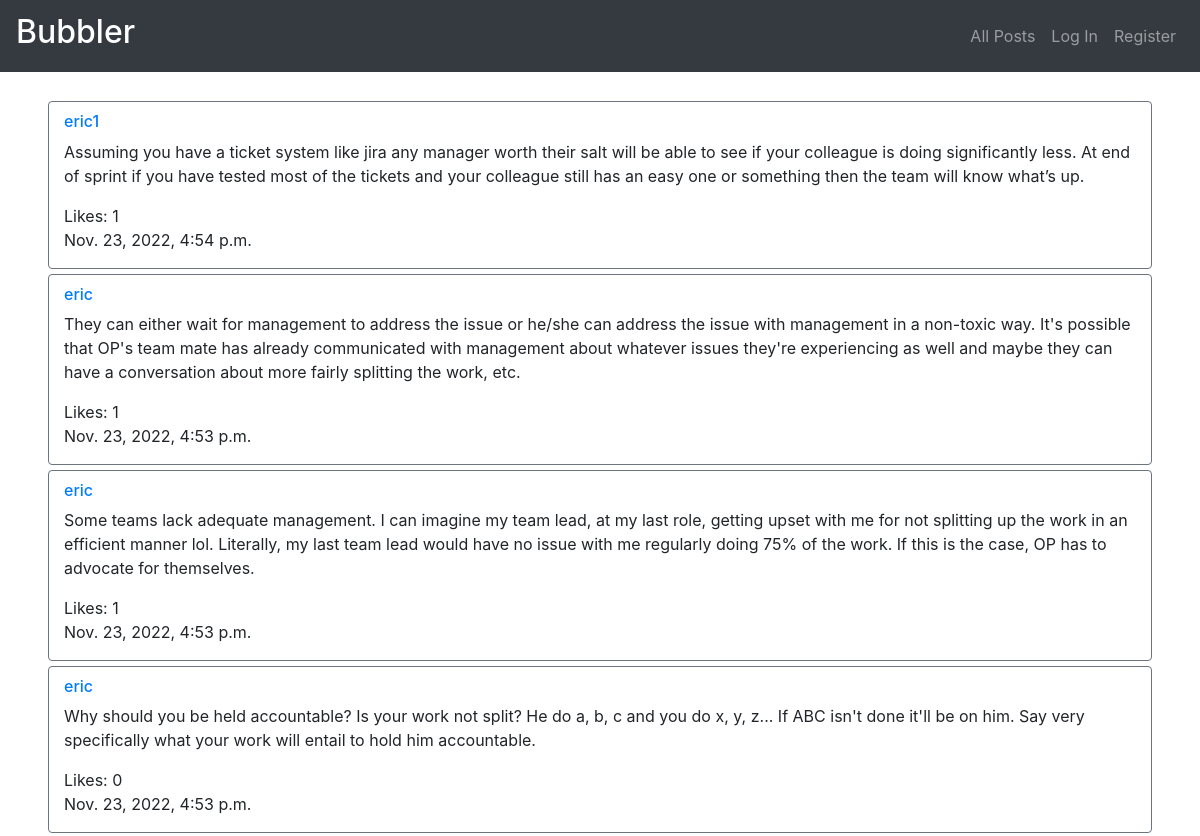
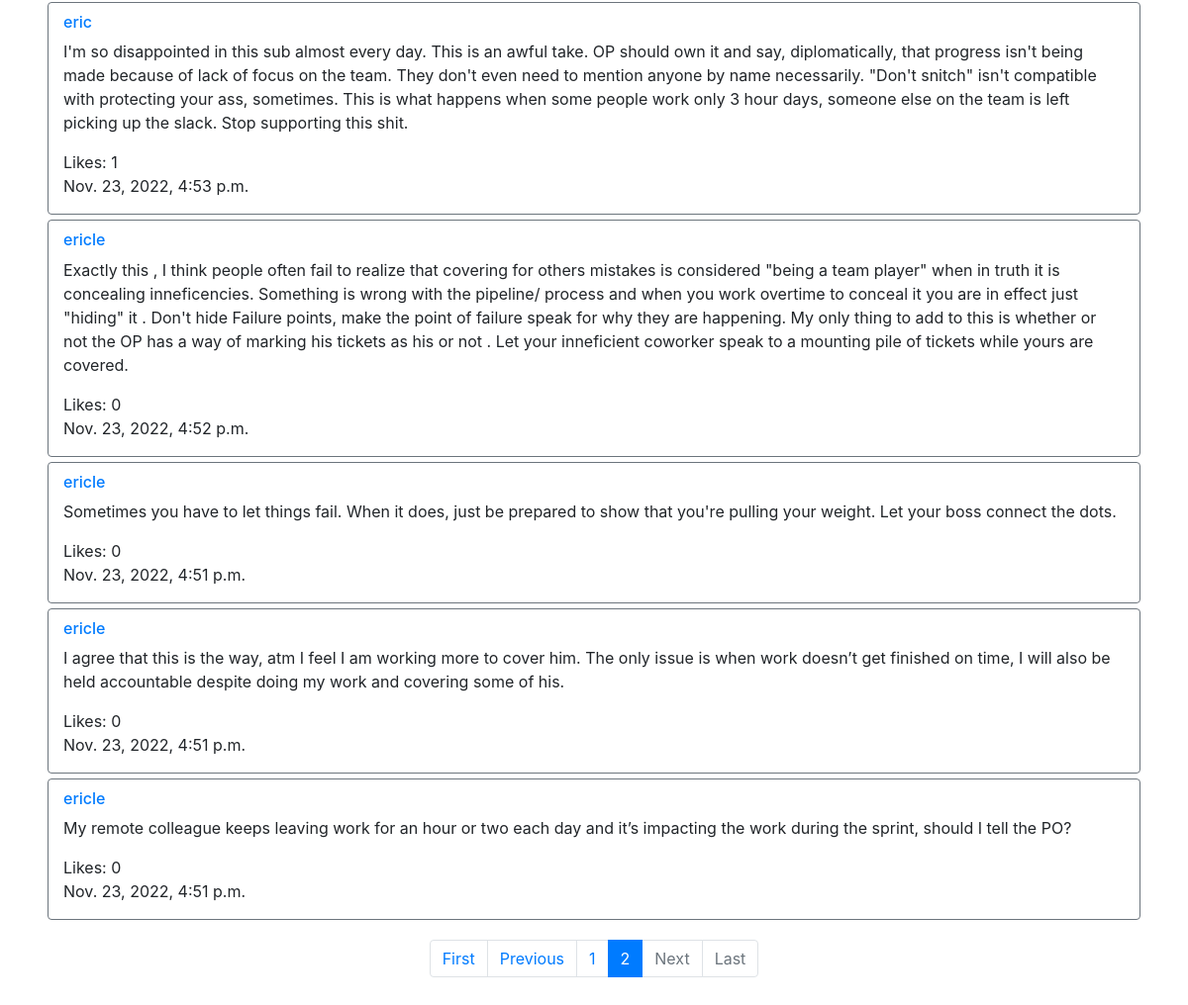
Screenshot of /?page=2 with the database file from the repository (2 pictures, top to bottom).
### network/models.py (models this page shows, shortened)
class Post(models.Model):
    poster = models.ForeignKey(User, on_delete=models.CASCADE, related_name='post')
    content = models.CharField(max_length=1300)
    likes = models.IntegerField()
    time = models.DateTimeField(auto_now_add=True)

class User(AbstractUser):
    time = models.DateTimeField(auto_now_add=True)

### network/views.py (the view)
# urls.py: path("", views.index, name="index"),
def index(request):
    if request.method == "POST":
        post = Post(
            poster = request.user,
            content = request.POST["content"],
            likes = 0
        )
        post.save()
        return HttpResponseRedirect(reverse("index"))
    else:
        posts = Post.objects.all().order_by("-time")
        if request.user.is_authenticated:
            liked = list(Like.objects.filter(liker=request.user).values_list('post', flat=True))
            liked_list = Post.objects.filter(pk__in=liked)
        else:
            liked_list = []
        paginator = Paginator(posts, 10)
        page_number = request.GET.get('page')
        page_obj = paginator.get_page(page_number)
        return render(request, "network/index.html", {
            "page_obj": page_obj,
            "liked_list": liked_list
        })

### network/templates/network/index.html (shortened to what this page needs)
{% extends "network/layout.html" %}
{% block body %}
    {% if user.is_authenticated %}
        <div class="container border border-primary rounded" style="margin-top:15px; margin-bottom: 10px; padding: 25px; max-width:97%;">
            <h6>New Post</h6>
            <form action="{% url 'index' %}" method="post">
                {% csrf_token %}
                <div class="form-group">
                    <textarea class="form-control" name="content" rows="3" required></textarea>
                </div>
                <div class="form-group">
                    <input class="btn btn-primary" type="submit" value="Post">
                </div>
            </form>
        </div>
    {% else %}
        <br>
    {% endif %}
    {% for post in page_obj %}
        <div class="container border border-secondary rounded" id="post{{ post.id }}" style="margin-top: 5px; padding-top: 10px; max-width: 92%;">
            <h6><a href="{% url 'profile' post.poster.id %}">{{ post.poster.username }}</a></h6>
            <p id="content{{ post.id }}">{{ post.content }}</p>
            {% if user.is_authenticated %}
                {% if post not in liked_list %}
                    <button class="btn btn-primary btn-sm" id="like_button{{ post.id }}" onclick="like('{{ post.id }}')">Like</button>
                {% else %}
                    <button class="btn btn-secondary btn-sm" id="like_button{{ post.id }}" onclick="like('{{ post.id }}')">Unlike</button>
                {% endif %}
            {% else %}
                <p style="display: inline;">Likes: </p>
            {% endif %}
            <p id="like_count{{ post.id }}" style="display: inline;">{{ post.likes }}</p>
            <p>{{ post.time }}</p>
        </div>
    {% endfor %}
    <div class="container" style="margin-top: 20px; margin-bottom: 20px; display: flex; justify-content: center; align-items: center;">
        <nav aria-label="...">
            <ul class="pagination">
                {% if page_obj.has_previous %}
                    <li class="page-item">
                        <a class="page-link" href="?page=1" tabindex="-1">First</a>
                    </li>
                    <li class="page-item">
                        <a class="page-link" href="?page={{ page_obj.previous_page_number }}" tabindex="-1">Previous</a>
                    </li>
                    <li class="page-item">
                        <a class="page-link" href="?page={{ page_obj.previous_page_number }}" tabindex="-1">{{ page_obj.previous_page_number }}</a>
                    </li>
                {% endif %}
                <li class="page-item active" aria-current="page">
                    <a class="page-link" href="#">{{ page_obj.number }}<span class="sr-only">(current)</span></a>
                </li>
                {% if page_obj.has_next %}
                    <li class="page-item">
                        <a class="page-link" href="?page={{ page_obj.next_page_number }}">{{ page_obj.next_page_number }}</a>
                    </li>
                    <li class="page-item">
                        <a class="page-link" href="?page={{ page_obj.next_page_number }}">Next</a>
                    </li>
                    <li class="page-item">
                        <a class="page-link" href="?page={{ page_obj.paginator.num_pages }}">Last</a>
                    </li>
                {% else %}
                    <li class="page-item disabled">
                        <a class="page-link" href="#" aria-disabled="true">Next</a>
                    </li>
                    <li class="page-item disabled">
                        <a class="page-link" href="#" aria-disabled="true">Last</a>
                    </li>
                {% endif %}
            </ul>
        </nav>
    </div>
{% endblock %}

### rows the page displays
Post: {{ post.id }} 9 (drawn), poster.username "eric1", content "Assuming you have a ticket system like jira any manager worth their salt will be able to see if your colleague is doing significantly less. At end of sprint if you have tested most of the tickets and your colleague still has an easy one or something then the team will know what’s up.", likes "1", time "Nov. 23, 2022, 4:54 p.m."
Post: poster.username "eric", content "They can either wait for management to address the issue or he/she can address the issue with management in a non-toxic way. It's possible that OP's team mate has already communicated with management about whatever issues they're experiencing as well and maybe they can have a conversation about more fairly splitting the work, etc.", likes "1", time "Nov. 23, 2022, 4:53 p.m."
Post: poster.username "eric", content "Some teams lack adequate management. I can imagine my team lead, at my last role, getting upset with me for not splitting up the work in an efficient manner lol. Literally, my last team lead would have no issue with me regularly doing 75% of the work. If this is the case, OP has to advocate for themselves.", likes "1", time "Nov. 23, 2022, 4:53 p.m."
Post: poster.username "eric", content "Why should you be held accountable? Is your work not split? He do a, b, c and you do x, y, z... If ABC isn't done it'll be on him. Say very specifically what your work will entail to hold him accountable.", likes "0", time "Nov. 23, 2022, 4:53 p.m."
Post: poster.username "eric", content "I'm so disappointed in this sub almost every day. This is an awful take. OP should own it and say, diplomatically, that progress isn't being made because of lack of focus on the team. They don't even need to mention anyone by name necessarily. \"Don't snitch\" isn't compatible with protecting your ass, sometimes. This is what happens when some people work only 3 hour days, someone else on the team is left picking up the slack. Stop supporting this shit.", likes "1", time "Nov. 23, 2022, 4:53 p.m."
Post: poster.username "ericle", content "Exactly this , I think people often fail to realize that covering for others mistakes is considered \"being a team player\" when in truth it is concealing inneficencies. Something is wrong with the pipeline/ process and when you work overtime to conceal it you are in effect just \"hiding\" it . Don't hide Failure points, make the point of failure speak for why they are happening. My only thing to add to this is whether or not the OP has a way of marking his tickets as his or not . Let your inneficient coworker speak to a mounting pile of tickets while yours are covered.", likes "0", time "Nov. 23, 2022, 4:52 p.m."
Post: poster.username "ericle", content "Sometimes you have to let things fail. When it does, just be prepared to show that you're pulling your weight. Let your boss connect the dots.", likes "0", time "Nov. 23, 2022, 4:51 p.m."
Post: poster.username "ericle", content "I agree that this is the way, atm I feel I am working more to cover him. The only issue is when work doesn’t get finished on time, I will also be held accountable despite doing my work and covering some of his.", likes "0", time "Nov. 23, 2022, 4:51 p.m."
Post: poster.username "ericle", content "My remote colleague keeps leaving work for an hour or two each day and it’s impacting the work during the sprint, should I tell the PO?", likes "0", time "Nov. 23, 2022, 4:51 p.m."

### other values shown
{{ page_obj.previous_page_number }} "1"
{{ page_obj.number }} "2"
